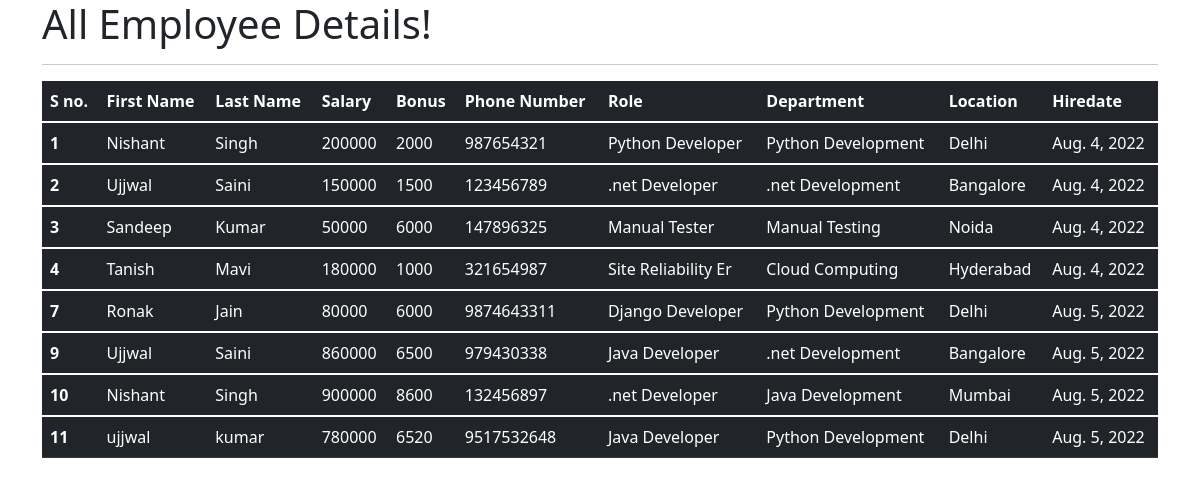
The app's page /all_emp with its own data.
### emp_app/models.py (models this page shows, shortened)
class Employee(models.Model):
    first_name = models.CharField(max_length=100, null=False)
    last_name = models.CharField(max_length=100)
    dept = models.ForeignKey(Department, on_delete=models.CASCADE)
    salary = models.IntegerField(default=0)
    bonus = models.IntegerField(default=0)
    role = models.ForeignKey(Role, on_delete=models.CASCADE)
    phone = models.IntegerField(default=0)
    hire_date = models.DateField()
    def __str__(self):
        return "%s %s %s" % (self.first_name, self.last_name, self.phone)

class Role(models.Model):
    name = models.CharField(max_length=100, null=False)

class Department(models.Model):
    name = models.CharField(max_length=100, null=False)
    location = models.CharField(max_length=100)

### emp_app/views.py (the view)
# urls.py: path('all_emp', views.all_emp, name='all_emp'),
def all_emp(request):
    emps = Employee.objects.all()
    context = {
        'emps': emps
    }
    print(context)
    return render(request, 'view_all_emp.html', context)

### emp_app/templates/view_all_emp.html (shortened to what this page needs)
<!DOCTYPE html>
<html lang="en">
<head>
  <link href="https://cdn.jsdelivr.net/npm/bootstrap@5.1.3/dist/css/bootstrap.min.css" rel="stylesheet">
</head>
  <body>
  <div class="container">
          <h1>All Employee Details!</h1>
      <hr>
     <table class="table table-dark">
  <thead>
    <tr>
      <th scope="col">S no.</th>
      <th scope="col">First Name</th>
      <th scope="col">Last Name</th>
      <th scope="col">Salary</th>
      <th scope="col">Bonus</th>
      <th scope="col">Phone Number</th>
      <th scope="col">Role</th>
      <th scope="col">Department</th>
      <th scope="col">Location</th>
      <th scope="col">Hiredate</th>
    </tr>
  </thead>
         {% for emp in emps %}
  <tbody>
    <tr>
      <th scope="row">{{emp.id}}</th>
      <td>{{emp.first_name}}</td>
      <td>{{emp.last_name}}</td>
      <td>{{emp.salary}}</td>
      <td>{{emp.bonus}}</td>
      <td>{{emp.phone}}</td>
      <td>{{emp.role.name}}</td>
      <td>{{emp.dept.name}}</td>
      <td>{{emp.dept.location}}</td>
      <td>{{emp.hire_date}}</td>
    </tr>
  </tbody>
         {% endfor %}
</table>
  </div>
  </body>
</html>

### records on screen
Employee: id "1", first_name "Nishant", last_name "Singh", salary "200000", bonus "2000", phone "987654321", role.name "Python Developer", dept.name "Python Development", dept.location "Delhi", hire_date "Aug. 4, 2022"
Employee: id "2", first_name "Ujjwal", last_name "Saini", salary "150000", bonus "1500", phone "123456789", role.name ".net Developer", dept.name ".net Development", dept.location "Bangalore", hire_date "Aug. 4, 2022"
Employee: id "3", first_name "Sandeep", last_name "Kumar", salary "50000", bonus "6000", phone "147896325", role.name "Manual Tester", dept.name "Manual Testing", dept.location "Noida", hire_date "Aug. 4, 2022"
Employee: id "4", first_name "Tanish", last_name "Mavi", salary "180000", bonus "1000", phone "321654987", role.name "Site Reliability Er", dept.name "Cloud Computing", dept.location "Hyderabad", hire_date "Aug. 4, 2022"
Employee: id "7", first_name "Ronak", last_name "Jain", salary "80000", bonus "6000", phone "9874643311", role.name "Django Developer", dept.name "Python Development", dept.location "Delhi", hire_date "Aug. 5, 2022"
Employee: id "9", first_name "Ujjwal", last_name "Saini", salary "860000", bonus "6500", phone "979430338", role.name "Java Developer", dept.name ".net Development", dept.location "Bangalore", hire_date "Aug. 5, 2022"
Employee: id "10", first_name "Nishant", last_name "Singh", salary "900000", bonus "8600", phone "132456897", role.name ".net Developer", dept.name "Java Development", dept.location "Mumbai", hire_date "Aug. 5, 2022"
Employee: id "11", first_name "ujjwal", last_name "kumar", salary "780000", bonus "6520", phone "9517532648", role.name "Java Developer", dept.name "Python Development", dept.location "Delhi", hire_date "Aug. 5, 2022"
